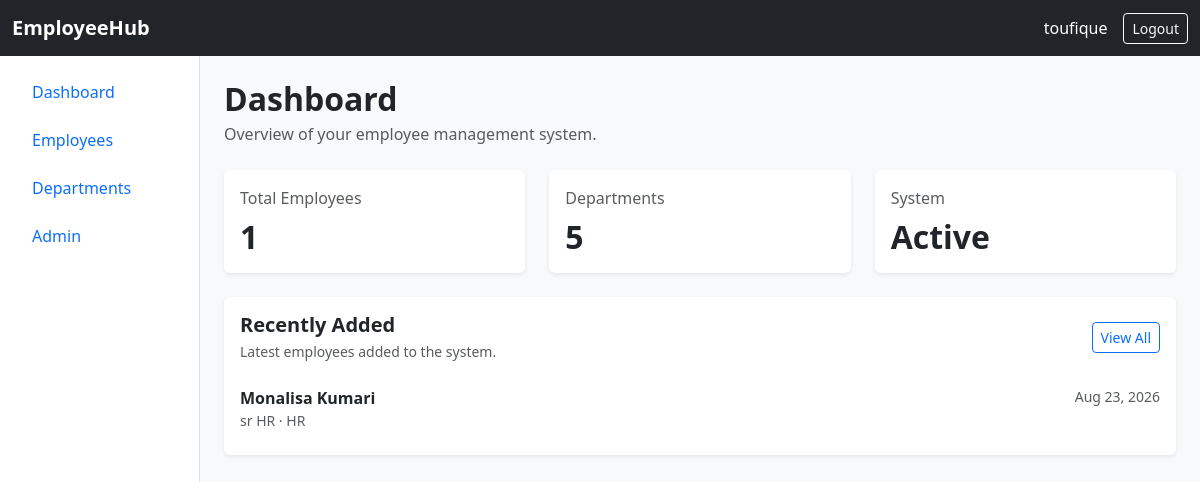
The app's page / (signed in) with its own data.
### employees/models.py (models this page shows, shortened)
class Employee(models.Model):
    first_name = models.CharField(max_length=100)
    last_name = models.CharField(max_length=100)
    email = models.EmailField(unique=True)
    phone = models.CharField(max_length=20)
    designation = models.CharField(max_length=100)
    department = models.ForeignKey(
        Department,
        on_delete=models.PROTECT,
        related_name="employees",
    )
    photo = models.ImageField(
        upload_to="employees/",
        blank=True,
        null=True,
    )
    date_joined = models.DateField()
    created_at = models.DateTimeField(auto_now_add=True)
    updated_at = models.DateTimeField(auto_now=True)

class Department(models.Model):
    name = models.CharField(max_length=100, unique=True)
    description = models.TextField(blank=True)

### employees/views.py (the view)
# urls.py: path("", views.dashboard, name="dashboard"),
@login_required
def dashboard(request):
    employees = Employee.objects.select_related("department")
    context = {
        "employee_count": employees.count(),
        "department_count": Department.objects.count(),
        "recent_employees": employees.order_by("-created_at")[:5],
    }
    return render(
        request,
        "employees/dashboard.html",
        context,
    )

### employees/templates/employees/dashboard.html (shortened to what this page needs)
{% extends "employees/base.html" %}
{% block content %}
<div class="mb-4">
    <h2 class="fw-bold mb-1">Dashboard</h2>
    <p class="text-muted">
        Overview of your employee management system.
    </p>
</div>
<div class="row g-4 mb-4">
    <div class="col-md-6 col-xl-4">
        <div class="card border-0 shadow-sm h-100">
            <div class="card-body">
                <p class="text-muted mb-2">Total Employees</p>
                <h2 class="fw-bold mb-0">
                    {{ employee_count }}
                </h2>
            </div>
        </div>
    </div>
    <div class="col-md-6 col-xl-4">
        <div class="card border-0 shadow-sm h-100">
            <div class="card-body">
                <p class="text-muted mb-2">Departments</p>
                <h2 class="fw-bold mb-0">
                    {{ department_count }}
                </h2>
            </div>
        </div>
    </div>
    <div class="col-md-6 col-xl-4">
        <div class="card border-0 shadow-sm h-100">
            <div class="card-body">
                <p class="text-muted mb-2">System</p>
                <h2 class="fw-bold mb-0">Active</h2>
            </div>
        </div>
    </div>
</div>
<div class="card border-0 shadow-sm">
    <div class="card-body">
        <div class="d-flex justify-content-between align-items-center mb-3">
            <div>
                <h5 class="fw-bold mb-1">Recently Added</h5>
                <p class="text-muted small mb-0">
                    Latest employees added to the system.
                </p>
            </div>
            <a
                href="{% url 'employees:employee_list' %}"
                class="btn btn-outline-primary btn-sm"
            >
                View All
            </a>
        </div>
        <div class="list-group list-group-flush">
            {% for employee in recent_employees %}
                <a
                    href="{% url 'employees:employee_detail' employee.pk %}"
                    class="list-group-item list-group-item-action px-0"
                >
                    <div class="d-flex justify-content-between">
                        <div>
                            <strong>
                                {{ employee.first_name }}
                                {{ employee.last_name }}
                            </strong>
                            <div class="text-muted small">
                                {{ employee.designation }}
                                ·
                                {{ employee.department.name }}
                            </div>
                        </div>
                        <span class="text-muted small">
                            {{ employee.created_at|date:"M d, Y" }}
                        </span>
                    </div>
                </a>
            {% empty %}
                <p class="text-muted mb-0">
                    No employees have been added yet.
                </p>
            {% endfor %}
        </div>
    </div>
</div>
{% endblock %}

### employees/templates/employees/base.html (shortened to what this page needs)
<!DOCTYPE html>
<html lang="en">
<head>
    <link
        href="https://cdn.jsdelivr.net/npm/bootstrap@5.3.3/dist/css/bootstrap.min.css"
        rel="stylesheet"
    >
</head>
<body class="bg-light">
<nav class="navbar navbar-dark bg-dark">
    <div class="container-fluid">
        <a
            class="navbar-brand fw-bold"
            href="{% url 'dashboard' %}"
        >
            EmployeeHub
        </a>
        {% if user.is_authenticated %}
            <div class="d-flex align-items-center gap-3">
                <span class="text-white">
                    {{ user.username }}
                </span>
                <form
                    method="post"
                    action="{% url 'logout' %}"
                    class="m-0"
                >
                    <button
                        type="submit"
                        class="btn btn-outline-light btn-sm"
                    >
                        Logout
                    </button>
                </form>
            </div>
        {% endif %}
    </div>
</nav>
<div class="container-fluid">
    <div class="row">
        {% if user.is_authenticated %}
            <aside class="col-md-2 bg-white border-end min-vh-100 p-3">
                <div class="nav flex-column nav-pills">
                    <a
                        class="nav-link mb-2"
                        href="{% url 'dashboard' %}"
                    >
                        Dashboard
                    </a>
                    <a
                        class="nav-link mb-2"
                        href="{% url 'employees:employee_list' %}"
                    >
                        Employees
                    </a>
                    <a
                        class="nav-link mb-2"
                        href="{% url 'employees:department_list' %}"
                    >
                        Departments
                    </a>
                    <a
                        class="nav-link"
                        href="/admin/"
                    >
                        Admin
                    </a>
                </div>
            </aside>
            <main class="col-md-10 p-4">
                {% block content %}{% endblock %}
            </main>
        {% else %}
            <main class="col-12 p-4">
                {% block auth_content %}{% endblock %}
            </main>
        {% endif %}
    </div>
</div>
</body>
</html>

### records on screen
Employee: first_name "Monalisa", last_name "Kumari", designation "sr HR", department.name "HR", created_at "Aug 23, 2026"

### other values on screen
{{ user.username }} "toufique"
{{ employee_count }} "1"
{{ department_count }} "5"
